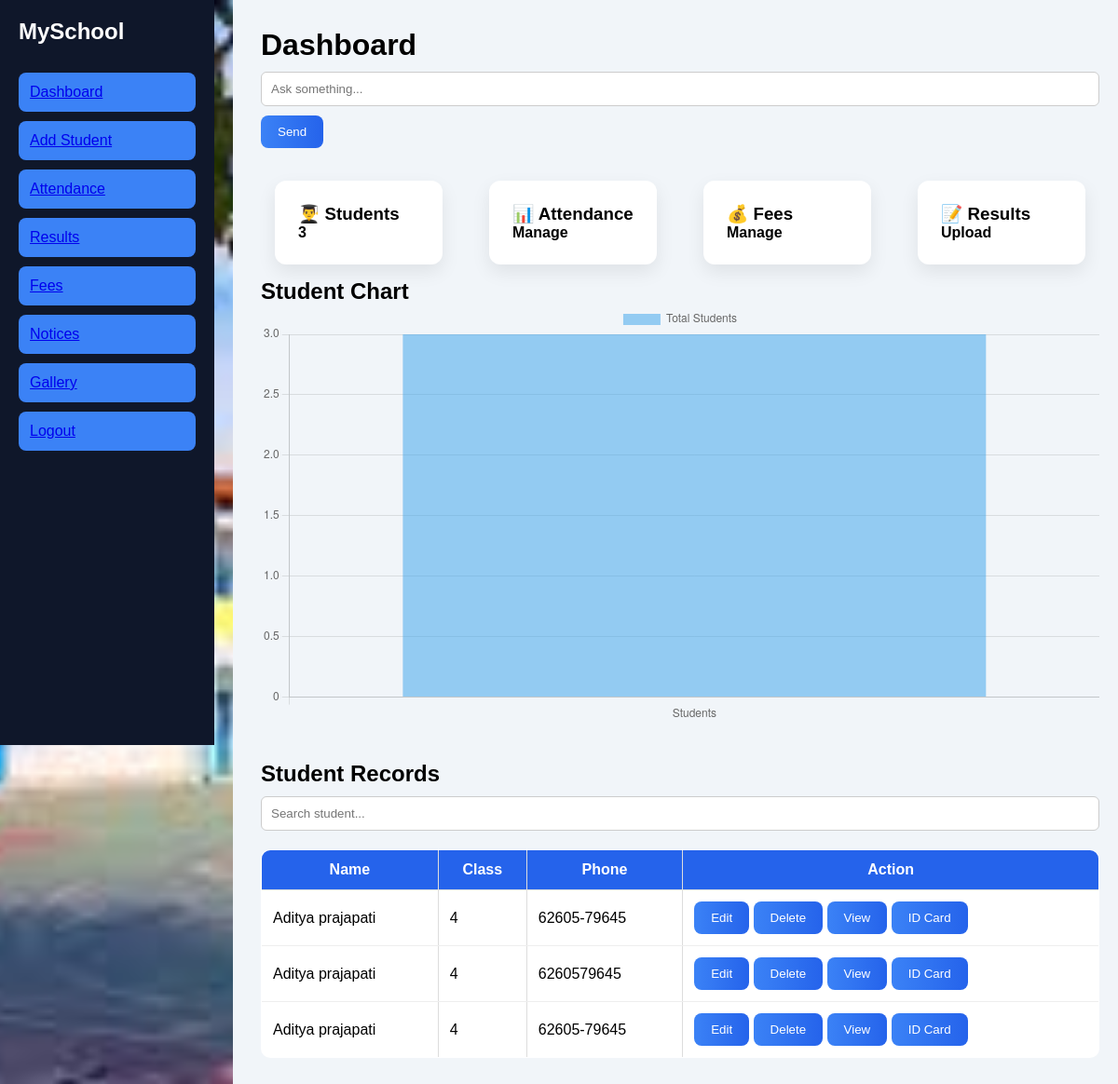
The app's page /dashboard (signed in) with its own data.
### tables this page shows
CREATE TABLE students (
    id INTEGER PRIMARY KEY AUTOINCREMENT,
    name TEXT,
    dob TEXT,
    class TEXT,
    father TEXT,
    phone TEXT
);

### app.py (the view)
@app.route('/dashboard')
def dashboard():
    if 'user' in session:
        conn = sqlite3.connect('database.db')
        cursor = conn.cursor()
        cursor.execute("SELECT id, name, class, phone FROM students")
        students = cursor.fetchall()
        conn.close()
        return render_template('dashboard.html', students=students)
    else:
        return redirect('/login')

### templates/dashboard.html (shortened to what this page needs)
<!DOCTYPE html>
<html lang="en">
<head>
    <link rel="stylesheet" href="{{ url_for('static', filename='style.css') }}">
</head>
<body>
<div class="dashboard">
    <div class="sidebar">
        <h2>MySchool</h2>
        <ul>
            <li><a href="/dashboard">Dashboard</a></li>
            <li><a href="/admission">Add Student</a></li>
            <li><a href="/attendance">Attendance</a></li>
            <li><a href="/result">Results</a></li>
            <li><a href="/fees">Fees</a></li>
            <li><a href="/add_notice">Notices</a></li>
            <li><a href="/gallery">Gallery</a></li>
            <li><a href="/logout">Logout</a></li>
        </ul>
    </div>
    <div class="main-content">
        <h1>Dashboard</h1>
        <form action="/chatbot" method="POST">
    <input type="text" name="message" placeholder="Ask something...">
    <button type="submit">Send</button>
</form>
        <div class="cards">
            <div class="card">
                <h3>👨‍🎓 Students</h3>
                <p>{{ students|length }}</p>
            </div>
            <div class="card">
                <h3>📊 Attendance</h3>
                <p>Manage</p>
            </div>
            <div class="card">
                <h3>💰 Fees</h3>
                <p>Manage</p>
            </div>
            <div class="card">
                <h3>📝 Results</h3>
                <p>Upload</p>
            </div>
        </div>
        <h2>Student Chart</h2>
        <canvas id="myChart"></canvas>
        <div class="table-section">
            <h2>Student Records</h2>
            <input type="text" id="search" placeholder="Search student..." onkeyup="searchStudent()">
            <table>
                <tr>
                    <th>Name</th>
                    <th>Class</th>
                    <th>Phone</th>
                    <th>Action</th>
                </tr>
                {% for student in students %}
                <tr>
                    <td>{{ student[1] }}</td>
                    <td>{{ student[2] }}</td>
                    <td>{{ student[3] }}</td>
                    <td>
                        <a href="/edit_student/{{ student[0] }}"><button>Edit</button></a>
                        <a href="/delete_student/{{ student[0] }}"><button>Delete</button></a>
                        <a href="/student/{{ student[0] }}"><button>View</button></a>
                        <a href="/idcard/{{ student[0] }}"><button>ID Card</button></a>
                    </td>
                </tr>
                {% endfor %}
            </table>
        </div>
    </div>
</div>
<script>
var ctx = document.getElementById('myChart').getContext('2d');
new Chart(ctx, {
    type: 'bar',
    data: {
        labels: ['Students'],
        datasets: [{
            label: 'Total Students',
            data: [{{ students|length }}]
        }]
    }
});
</script>
</body>
</html>

### static/style.css (style rules this page uses)
* { margin: 0; padding: 0; box-sizing: border-box; font-family: Arial, sans-serif; }
.cards { display: flex; justify-content: center; margin-top: 20px; }
.card { background: #F1F5F9; padding: 30px; margin: 10px; width: 150px; border-radius: 10px; font-weight: bold; }
.dashboard { display: flex; font-family: 'Poppins', sans-serif; }
.sidebar { width: 220px; height: 100vh; background: #1e3a8a; color: white; padding: 20px; }
.sidebar h2 { margin-bottom: 20px; }
.sidebar ul { list-style: none; padding: 0; }
.sidebar ul li { padding: 10px; margin: 10px 0; background: #3b82f6; border-radius: 5px; cursor: pointer; }
.main-content { flex: 1; padding: 30px; background: #f1f5f9; }
.cards { display: flex; gap: 20px; margin-top: 20px; }
.card { background: white; padding: 20px; flex: 1; border-radius: 10px; box-shadow: 0 4px 10px rgba(0,0,0,0.1); }
.table-section { margin-top: 40px; }
table { width: 100%; background: white; border-collapse: collapse; margin-top: 10px; }
table, th, td { border: 1px solid #ddd; padding: 10px; }
body { margin: 0; font-family: 'Poppins', sans-serif; background: #f1f5f9; }
.dashboard { display: flex; }
.sidebar { width: 230px; height: 100vh; background: #0f172a; color: white; padding: 20px; position: fixed; }
.sidebar h2 { margin-bottom: 30px; }
.sidebar ul li { padding: 12px; margin: 10px 0; border-radius: 8px; cursor: pointer; }
.main-content { margin-left: 250px; padding: 30px; width: 100%; }
.card { background: white; padding: 25px; margin: 15px; width: 180px; border-radius: 12px; box-shadow: 0 8px 20px rgba(0,0,0,0.08); font-weight: 600; transition: 0.3s; }
table { width: 100%; border-collapse: collapse; background: white; border-radius: 10px; overflow: hidden; }
th { background: #2563eb; color: white; padding: 12px; }
td { padding: 12px; border-bottom: 1px solid #eee; }
button { background: linear-gradient(90deg, #3b82f6, #2563eb); color: white; border: none; padding: 10px 18px; border-radius: 8px; cursor: pointer; font-weight: 500; transition: 0.3s; }
input, textarea, select { width: 100%; padding: 10px; margin: 10px 0; border-radius: 6px; border: 1px solid #ccc; }
body { margin: 0; font-family: 'Poppins', sans-serif; background: url("/static/image/image.png"); background-size: cover; background-position: center; background-repeat: no-repeat; background-attachment: fixed; }

### records on screen
students: name "Aditya prajapati", class "4", phone "62605-79645"
students: name "Aditya prajapati", class "4", phone "6260579645"
students: name "Aditya prajapati", class "4", phone "62605-79645"

### other values on screen
{{ students|length }} "3"
chart data {{ students|length }} 3
